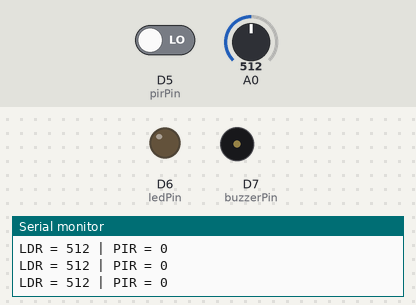
Simulated run of this sketch. Board: ESP8266 (NodeMCU). Shown: output pins drawn as LEDs (lit = HIGH), buzzer (waves = sounding, pin HIGH), the last lines printed to the serial monitor. The test bench sets the inputs (shaded band); at power-on: A0 = 512, D5 (pirPin) LOW.

Above: at 1.2 s.
1.3 s: A0 set to 541
2.8 s: A0 set to 557
At 3.4 s:
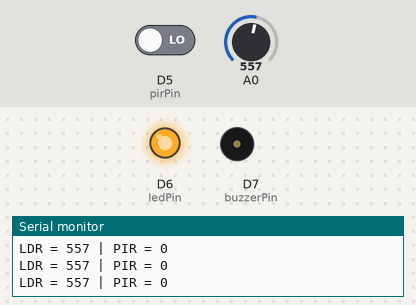
4.3 s: D5 (pirPin) driven HIGH
At 4.7 s:
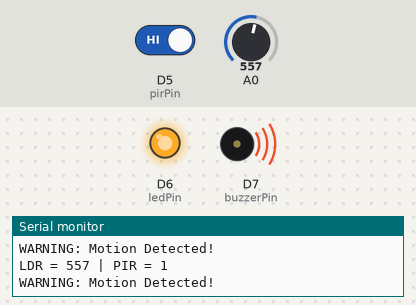
5.9 s: D5 (pirPin) driven LOW
At 7.2 s:
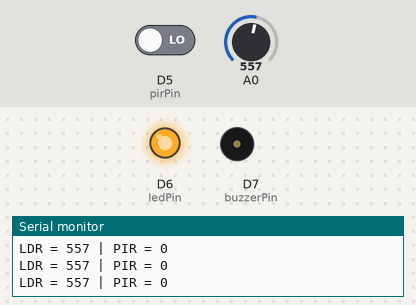
7.5 s: A0 set to 540
At 8.6 s:
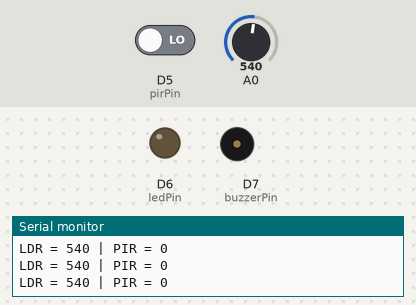
Timing chart, 0 to 10.1 s (numbered marks = the images above; inputs shaded):
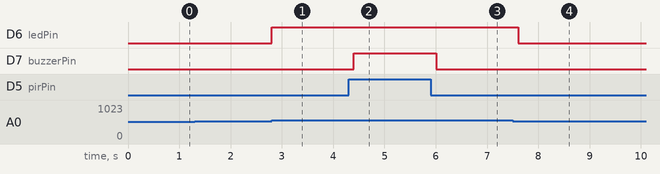

Measured:
- the behaviour switches between 550 and 551 on A0 (found by bisection; images 0 and 1)
- after the input at 2.8 s, D6 (ledPin): LOW → HIGH at once
- after the input at 4.3 s, D7 (buzzerPin): LOW → HIGH after 0.11 s
- after the input at 5.9 s, D7 (buzzerPin): HIGH → LOW after 0.11 s
- after the input at 7.5 s, D6 (ledPin): HIGH → LOW after 0.11 s

The sketch:

Embedded_System_src.ino
```cpp
// ========================
// SMART HOME SECURITY SYSTEM
// ESP8266 + PIR + LDR + LED + BUZZER
// ========================

const int pirPin = D5;
const int ledPin = D6;
const int buzzerPin = D7;

int ldrValue;
int motion;

// Adjust this variable if ambient light readings change
const int darkThreshold = 550;

void setup() {
  Serial.begin(115200);

  pinMode(pirPin, INPUT);
  pinMode(ledPin, OUTPUT);
  pinMode(buzzerPin, OUTPUT);

  digitalWrite(ledPin, LOW);
  digitalWrite(buzzerPin, LOW);

  Serial.println("Smart Home Security System Active");
}

void loop() {
  // Read sensor inputs
  ldrValue = analogRead(A0);
  motion = digitalRead(pirPin);

  // Print telemetry data to Serial Monitor
  Serial.print("LDR = ");
  Serial.print(ldrValue);
  Serial.print(" | PIR = ");
  Serial.println(motion);

  // Evaluate if the ambient environment is dark
  bool isDark = (ldrValue > darkThreshold);

  // Automated nighttime light control
  if (isDark) {
    digitalWrite(ledPin, HIGH);
  } else {
    digitalWrite(ledPin, LOW);
  }

  // Active intrusion alarm triggers when dark and motion is detected
  if (isDark && motion == HIGH) {
    digitalWrite(buzzerPin, HIGH);
    Serial.println("WARNING: Motion Detected!");
  } else {
    digitalWrite(buzzerPin, LOW);
  }

  delay(200);
}
```
